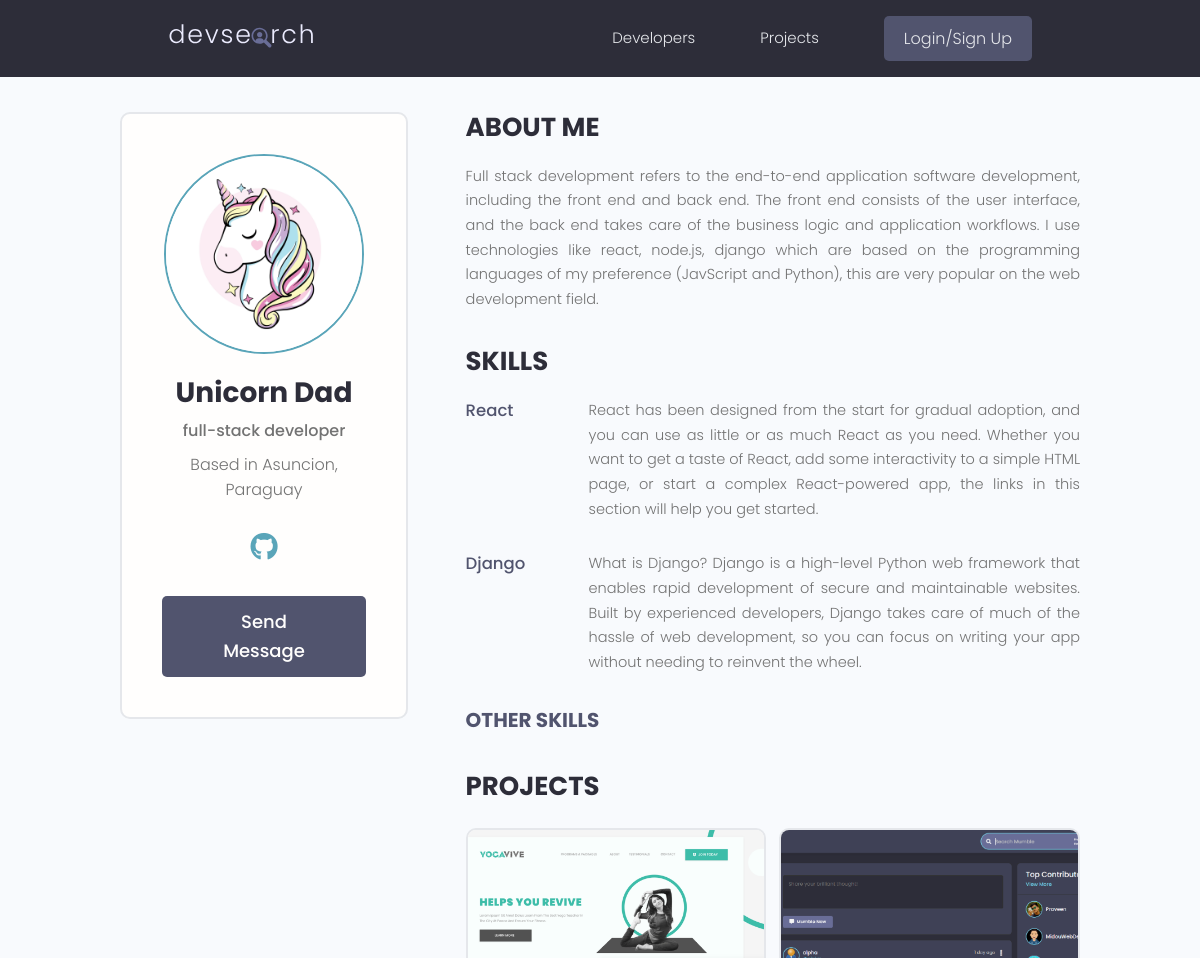
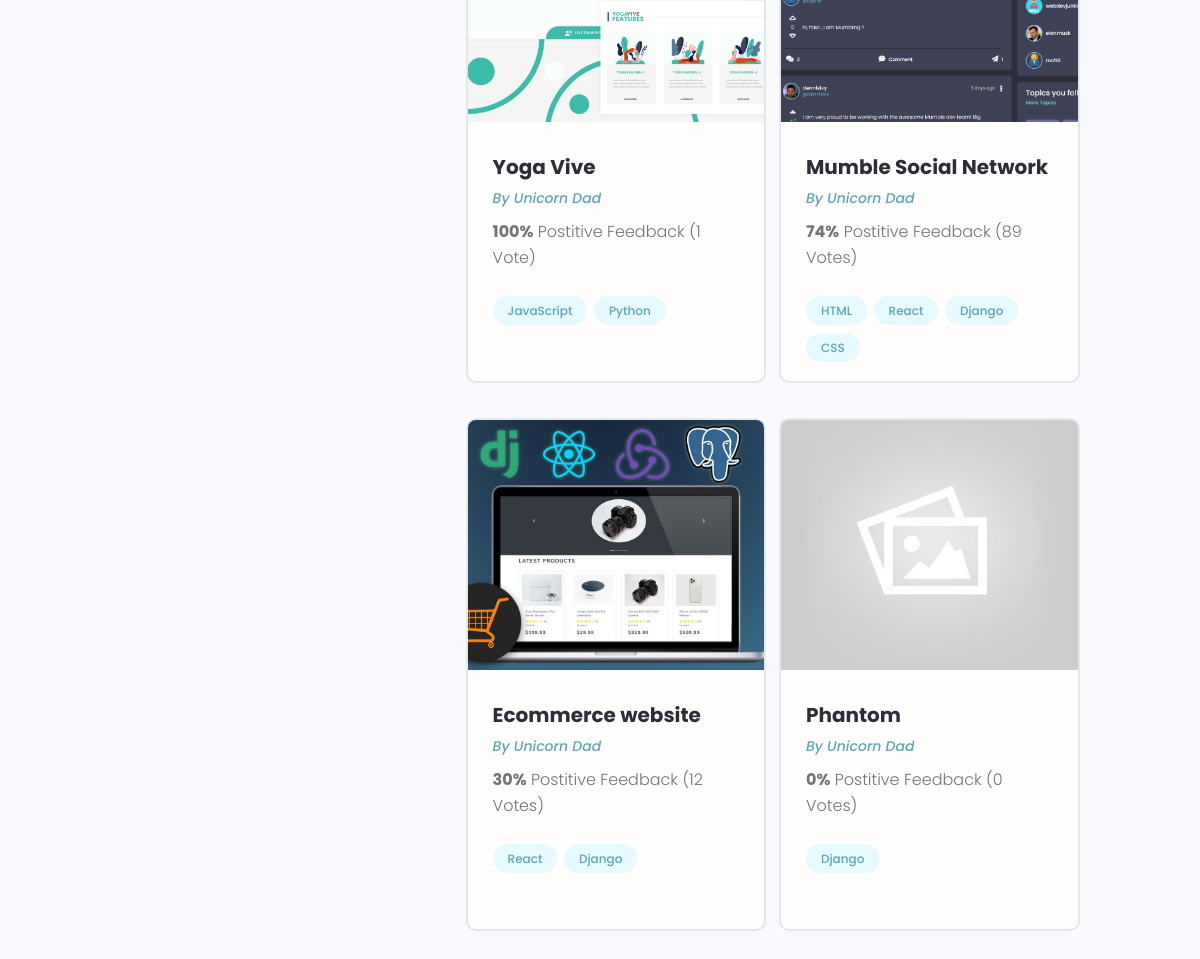
The app's page /profile/e59da231-5c57-4492-8cb0-6497bfbeb370/ with its own data (2 pictures, top to bottom).
### users/models.py (models this page shows, shortened)
class Profile(models.Model):
    user = models.OneToOneField(User, on_delete=models.CASCADE, null=True, blank=True)
    name = models.CharField(max_length=200, null=True, blank=True)
    email = models.EmailField(max_length=500, null=True, blank=True)
    username = models.CharField(max_length=200, null=True, blank=True)
    location = models.CharField(max_length=200, null=True, blank=True)
    short_intro = models.CharField(max_length=200, null=True, blank=True)
    bio = models.TextField(null=True, blank=True)
    profile_image = models.ImageField(null=True, blank=True, upload_to="profiles/", default="profiles/user-default.png")
    social_github = models.CharField(max_length=200, null=True, blank=True)
    social_twitter = models.CharField(max_length=200, null=True, blank=True)
    social_linkedin = models.CharField(max_length=200, null=True, blank=True)
    social_youtube = models.CharField(max_length=200, null=True, blank=True)
    social_website = models.CharField(max_length=200, null=True, blank=True)
    created = models.DateTimeField(auto_now_add=True)
    id = models.UUIDField(default=uuid.uuid4, unique=True, primary_key=True, editable=False)
    class Meta:
        ordering = ["created"]
    @property
    def imageURL(self):
        try:
            url = self.profile_image.url
        except:
            url = ""
        return url

class Skill(models.Model):
    owner = models.ForeignKey(Profile, on_delete=models.CASCADE, null=True, blank=True)
    name = models.CharField(max_length=200, null=True, blank=True)
    description = models.TextField(null=True, blank=True)
    created = models.DateTimeField(auto_now_add=True)
    id = models.UUIDField(default=uuid.uuid4, unique=True, primary_key=True, editable=False)

### projects/models.py (models this page shows, shortened)
class Project(models.Model):
    owner = models.ForeignKey(Profile, null=True, blank=True, on_delete=models.CASCADE)
    title = models.CharField(max_length=200)
    description = models.TextField(null=True, blank=True)
    featured_image = models.ImageField(null=True, blank=True, default="default.jpg")
    demo_link = models.CharField(max_length=2000, null=True, blank=True)
    source_link = models.CharField(max_length=2000, null=True, blank=True)
    tags = models.ManyToManyField("Tag", blank=True)
    vote_total = models.IntegerField(default=0, null=True, blank=True)
    vote_ratio = models.IntegerField(default=0, null=True, blank=True)
    created = models.DateTimeField(auto_now_add=True)
    id = models.UUIDField(default=uuid.uuid4, unique=True, primary_key=True, editable=False)
    class Meta:
        ordering = ["-vote_ratio", "-vote_total", "title"]
    @property
    def imageURL(self):
        try:
            url = self.featured_image.url
        except:
            url = ""
        return url

class Tag(models.Model):
    name = models.CharField(max_length=200)
    created = models.DateTimeField(auto_now_add=True)
    id = models.UUIDField(default=uuid.uuid4, unique=True, primary_key=True, editable=False)
    def __str__(self):
        return self.name

### users/views.py (the view)
# urls.py: path('profile/<str:pk>/', views.user_profile, name="user-profile"),
def user_profile(request, pk):
    profile = Profile.objects.get(id=pk)
    top_skills = profile.skill_set.exclude(description__exact="")
    other_skills = profile.skill_set.filter(description="")
    context = {"profile": profile, "top_skills": top_skills, "other_skills": other_skills}
    return render(request, "users/user-profile.html", context)

### users/templates/users/user-profile.html (shortened to what this page needs)
{% extends 'main.html' %} {% block content %}
<main class="profile my-md">
  <div class="container">
    <div class="layout">
      <div class="column column--1of3">
        <div class="card text-center">
          <div class="card__body dev">
            <img
              class="avatar avatar--xl"
              src="{{ profile.imageURL }}"
            />
            <h2 class="dev__name">{{profile.name}}</h2>
            <p class="dev__title">{{ profile.short_intro }}</p>
            <p class="dev__location">Based in {{ profile.location }}</p>
            <ul class="dev__social">
              {% if profile.social_github %}
              <li>
                <a
                  title="Github"
                  href="{{ profile.social_github }}"
                  target="_blank"
                >
                  <i class="fa-brands fa-github"></i>
                </a>
              </li>
              {% endif %}
            </ul>
            {% if request.user.profile.id != profile.id %}
            <a href="{% url 'create-message' profile.id %}" class="btn btn--sub btn--lg">Send Message </a>
            {% endif %}
          </div>
        </div>
      </div>
      <div class="column column--2of3">
        <div class="devInfo">
          <h3 class="devInfo__title">About Me</h3>
          <p class="devInfo__about">{{ profile.bio }}</p>
        </div>
        <div class="devInfo">
          <h3 class="devInfo__title">Skills</h3>
          <div class="devInfo__skills">
            {% for skill in top_skills %}
            <div class="devSkill">
              <h4 class="devSkill__title">{{skill.name}}</h4>
              <p class="devSkill__info">{{ skill.description }}</p>
            </div>
            {% endfor %}
            <h3 class="devInfo__subtitle">Other Skills</h3>
          </div>
        </div>
        <div class="devInfo">
          <h3 class="devInfo__title">Projects</h3>
          <div class="grid grid--two">
            {% for project in profile.project_set.all %}
            <div class="column">
              <div class="card project">
                <a href="{% url 'project' project.id %}" class="project">
                  <img
                    class="project__thumbnail"
                    src="{{ project.imageURL }}"
                    alt="project thumbnail"
                  />
                  <div class="card__body">
                    <h3 class="project__title">{{project.title}}</h3>
                    <p>
                      <a
                        class="project__author"
                        href="{% url 'user-profile' project.owner.id %}"
                        >By {{project.owner.name}}</a
                      >
                    </p>
                    <p class="project--rating">
                      <span style="font-weight: bold"
                        >{{project.vote_ratio}}%</span
                      >
                      Postitive Feedback ({{project.vote_total}}
                      Vote{{project.vote_total|pluralize:"s"}})
                    </p>
                    <div class="project__tags">
                      {% for tag in project.tags.all %}
                      <span class="tag tag--pill tag--main">
                        <small>{{ tag }}</small>
                      </span>
                      {% endfor %}
                    </div>
                  </div>
                </a>
              </div>
            </div>
            {% endfor %}
          </div>
        </div>
      </div>
    </div>
  </div>
</main>
{% endblock content %}

### static/styles/app.css (style rules this page uses)
:root { --color-sub: #2d2d39; }
.btn--sub { background-color: var(--color-sub-light); }
.card { border: 2px solid var(--color-light); }
img { width: 100%; }
.profile .card > .dev { padding: 4rem; }
.dev__name { color: var(--color-sub); font-size: 2.8rem; font-weight: 700; margin-top: 1rem; margin-bottom: 0.5rem; }
.dev__title { font-size: 1.6rem; font-weight: 500; line-height: 1.3; }
.dev__location { margin-top: 1rem; }
.dev__social { margin: 3rem 0; list-style: none; display: flex; justify-content: center; gap: 1.5rem; }
.devInfo { margin-bottom: 3rem; }
.devInfo__title, .devInfo__subtitle { font-size: 2.6rem; color: var(--color-sub); text-transform: uppercase; font-weight: 700; margin-bottom: 1.5rem; }
.devInfo__subtitle { font-size: 2rem; color: var(--color-sub-light); }
.devInfo__about, .devSkill__info { font-size: 1.45rem; line-height: 1.7; text-align: justify; }
.devSkill { margin-bottom: 3rem; }
.devSkill__title { font-size: 1.65rem; font-weight: 500; color: var(--color-sub-light); }
@media screen and (min-width: 700px) { .devSkill { display: flex; justify-content: space-between; gap: 3rem; } }
@media screen and (min-width: 700px) { .devSkill__info { flex-basis: 80%; } }
.project__author { font-size: 1.4rem; font-style: italic; }
.project--rating { margin-bottom: 1.6em; margin-top: 0.5em; }
.project__thumbnail { height: 25rem; object-fit: cover; object-position: top center; }
.project__title { font-size: 2rem; font-weight: 700; color: var(--color-sub); }

### static/styles/main.css (style rules this page uses)
.dev__social i { font-size: 28px; }
.project .card__body { height: 250px; }

### static/uikit/styles/modules/_variables.css (style rules this page uses)
:root { --color-main: #5aa5b9; --color-main-light: #e6faff; --color-sub: #3f4156; --color-sub-light: #51546e; --color-sub-lighter: #ededfd; --color-text: #737373; --color-gray: #8b8b8b; --color-light: #e5e7eb; --color-light-gray: #767676; --color-bg: #f8fafd; --color-white: #fffefd; --color-white-light: #f3f3f3; --color-success: #359e64; --color-success-bg: #def8e8; --color-error: #fc4b0b; --color-error-bg: #fff2ee; --font-base: 'Poppins', arial, helvetica, 'Segoe UI', roboto, ubuntu, sans-serif; --font-monospace: 'Fira Code', 'Courier New', courier, monospace; --font-regular: 300; --font-medium: 500; --font-bold: 700; --generic-shadow: 1px 1px 5px #00000010; --generic-transition: all 0.3s ease-in-out; }

### static/uikit/styles/modules/_base.css (style rules this page uses)
* { margin: 0; padding: 0; box-sizing: border-box; text-rendering: optimizeLegibility; color: inherit; font-size: inherit; }
html { font-size: 50%; }
@media only screen and (min-width: 480px) { html { font-size: 56.25%; } }
@media only screen and (min-width: 1200px) { html { font-size: 62.5%; } }
body { line-height: 1.6; font-weight: 400; font-size: 1.5rem; color: var(--color-text); background-color: var(--color-bg); min-height: 100vh; }

### static/uikit/styles/modules/_typography.css (style rules this page uses)
* { font-family: var(--font-base); }
h2 { font-size: 3.6rem; font-weight: var(--font-bold); }
h3 { font-size: 3.2rem; font-weight: var(--font-medium); }
h4 { font-size: 2.8rem; font-weight: var(--font-medium); }
p, span, strong { font-size: 1.6rem; color: var(--color-text); font-weight: var(--font-regular); }
a { padding-bottom: 2px; text-decoration: none; display: inline-block; color: var(--color-main); font-weight: var(--font-medium); }

### static/uikit/styles/modules/_utilities.css (style rules this page uses)
.container { width: 92%; max-width: 165rem; margin: 0 auto; box-sizing: border-box; }
@media screen and (min-width: 1000px) { .container { width: 90%; } }
@media screen and (min-width: 1200px) { .container { width: 80%; } }
.text-center { text-align: center; }
.my-md { margin: 3rem auto; }

### static/uikit/styles/modules/_avatar.css (style rules this page uses)
.avatar { border-radius: 50%; border: 2px solid var(--color-main); object-fit: cover; }
.avatar--xl { height: 20rem; width: 20rem; }

### static/uikit/styles/modules/_button.css (style rules this page uses)
.btn { display: inline-block; position: relative; cursor: pointer; background-color: var(--color-light); font-weight: var(--font-medium); color: var(--color-sub); text-decoration: none; padding: 1rem 2rem; border-radius: 0.5rem; border: none; width: -webkit-fit-content; width: -moz-fit-content; width: fit-content; height: -webkit-fit-content; height: -moz-fit-content; height: fit-content; font-size: 1.6rem; outline-width: 0; outline-color: transparent; -webkit-backface-visibility: hidden; backface-visibility: hidden; transition: all 0.3s ease-in-out; }
.btn--sub { background-color: var(--color-sub); color: var(--color-white); }
.btn--lg { font-size: 1.8rem; padding: 1.2rem 4.5rem; }

### static/uikit/styles/modules/_layout.css (style rules this page uses)
.layout { display: flex; flex-flow: row wrap; justify-content: space-between; }
.layout > .column { margin-bottom: 3rem; }
.layout > .column.column--1of3 { flex-basis: 30%; }
.layout > .column.column--2of3 { flex-basis: 64%; }

### records on screen
Profile: imageURL (picture), name "Unicorn Dad", short_intro "full-stack developer", location "Asuncion, Paraguay", bio "Full stack development refers to the end-to-end application software development, including the front end and back end. The front end consists of the user interface, and the back end takes care of the business logic and application workflows. I use technologies like react, node.js, django which are based on the programming languages of my preference (JavScript and Python), this are very popular on the web development field."
Skill: name "React", description "React has been designed from the start for gradual adoption, and you can use as little or as much React as you need. Whether you want to get a taste of React, add some interactivity to a simple HTML page, or start a complex React-powered app, the links in this section will help you get started."
Skill: name "Django", description "What is Django? Django is a high-level Python web framework that enables rapid development of secure and maintainable websites. Built by experienced developers, Django takes care of much of the hassle of web development, so you can focus on writing your app without needing to reinvent the wheel."
Project: imageURL (picture), title "Yoga Vive", owner.name "Unicorn Dad", vote_ratio "100", vote_total "1"
Tag: name "JavaScript"
Tag: name "Python"
Project: imageURL (picture), title "Mumble Social Network", owner.name "Unicorn Dad", vote_ratio "74", vote_total "89"
Tag: name "HTML"
Tag: name "React"
Tag: name "Django"
Tag: name "CSS"
Project: imageURL (picture), title "Ecommerce website", owner.name "Unicorn Dad", vote_ratio "30", vote_total "12"
Project: imageURL (placeholder picture), title "Phantom", owner.name "Unicorn Dad", vote_ratio "0", vote_total "0"
